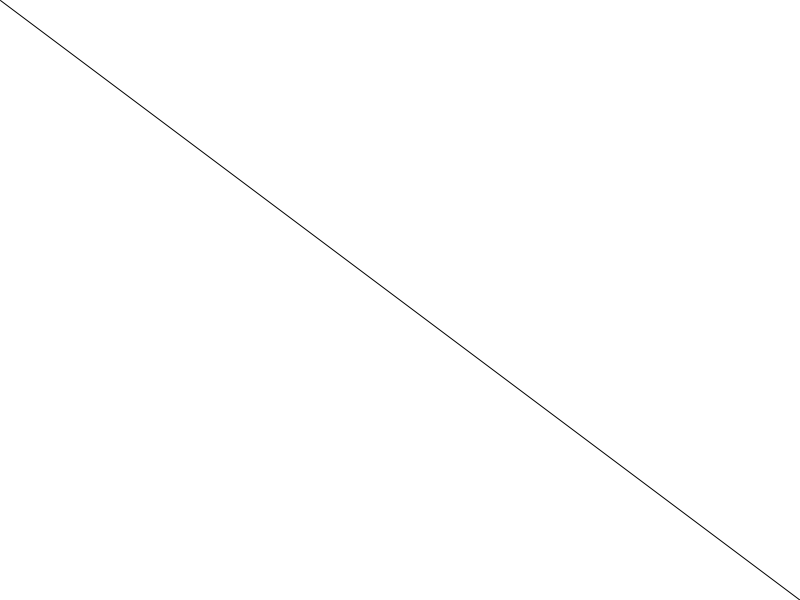
Frame 1 (no input)
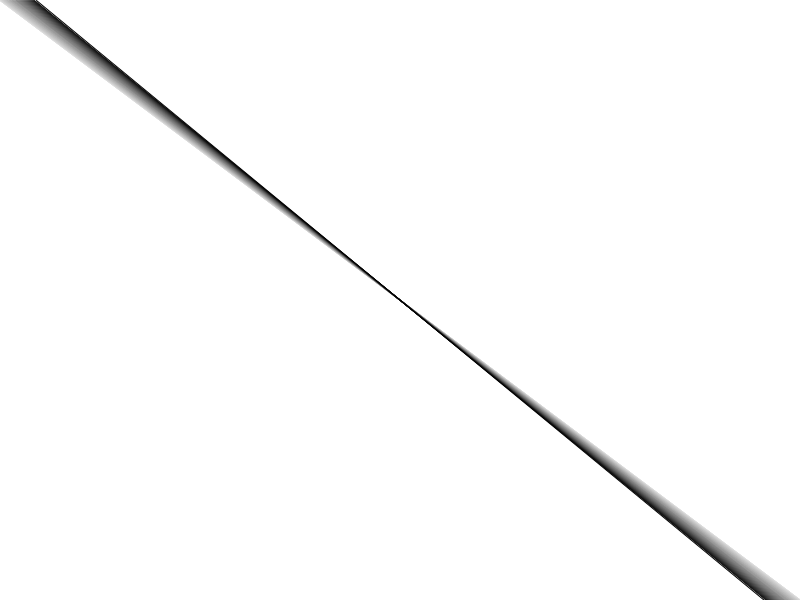
Frame 60 (the mouse pressed at the canvas centre just before this capture)
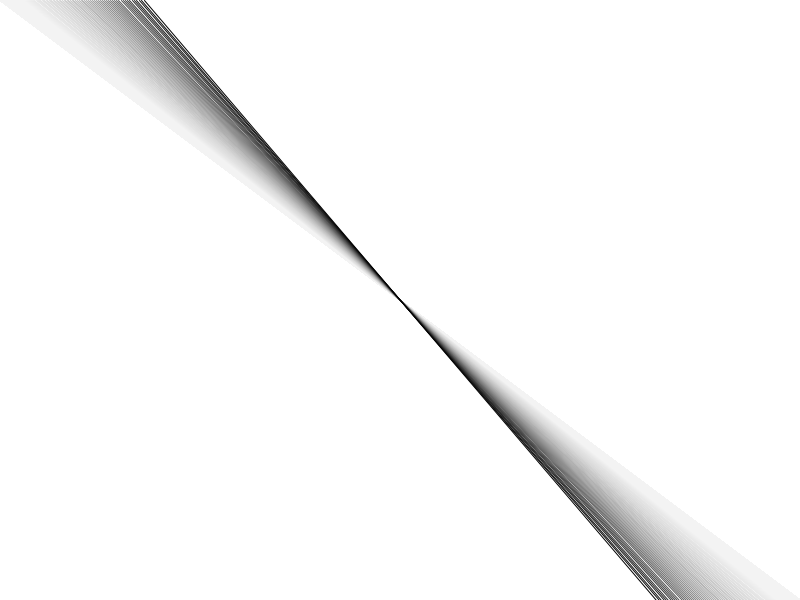
Frame 120 (the mouse held since frame 60 and released just before this capture)

The Processing sketch that drew these frames (run headless with seeded random() and noise(); from frame 60 on, the mouse is pressed at the canvas centre):

// Processing sketch: Lesson02
// ── Lesson02.pde
// Lesson 02 "Scanning Lines"
//   simple animation technique with frameCount variable

void setup() {
  size(800,600);
  background(255);
}

void draw() {
  // using transparent white rect insted of background(255) to make motion blur
  fill(255,255,255,10);
  noStroke();
  rect(0,0,800,600);

  stroke(0);
  // x = t^2/100 ... accelerated motion
  // %800 for iteration
  line(frameCount*frameCount/100%800, 0, 800-frameCount*frameCount/100%800, 600);
}
